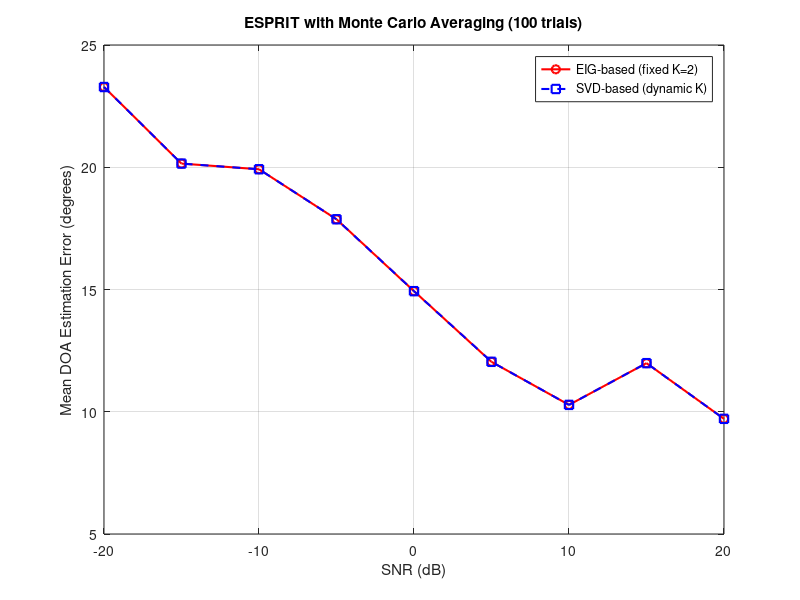
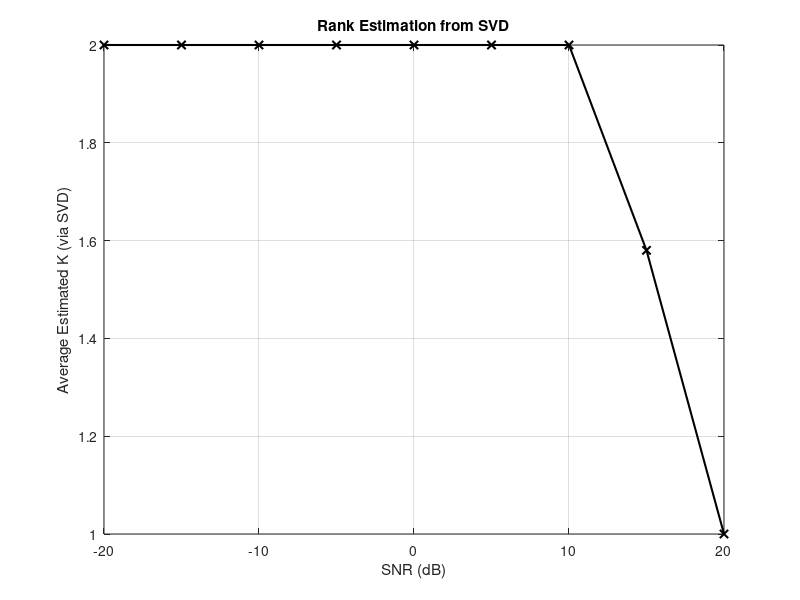

The MATLAB script that drew these images, in order:
clear; clc;

% Parameters
N = 8;                  % Number of sensors
T = 2;                 % Snapshots (small to challenge estimation)
true_angles = [-20 30]; % True DOAs (degrees)
d = 0.5;                % Element spacing
lambda = 1;
k = 2*pi/lambda;
SNR_dB_list = -20:5:20;
num_trials = 100;       % Monte Carlo trials

% Steering vector function
steering_vector = @(theta) exp(1j * k * d * (0:N-1).' * sind(theta));

% Preallocate error arrays
err_eig = zeros(size(SNR_dB_list));
err_svd = zeros(size(SNR_dB_list));
estimated_K_svd = zeros(size(SNR_dB_list));

for i = 1:length(SNR_dB_list)
    SNR_dB = SNR_dB_list(i);
    err_eig_trials = zeros(1, num_trials);
    err_svd_trials = zeros(1, num_trials);
    K_sum = 0;

    for trial = 1:num_trials
        %% === Generate highly correlated sources ===
        base_signal = randn(1, T) + 1j * randn(1, T);
        S = zeros(2, T);
        S(1, :) = base_signal;
        S(2, :) = base_signal + 0.00001 * (randn(1, T) + 1j * randn(1, T));  % Almost identical

        A = [steering_vector(true_angles(1)), steering_vector(true_angles(2))];
        noise = randn(N, T) + 1j * randn(N, T);
        signal_power = mean(abs(S(:)).^2);
        noise_power = signal_power / (10^(SNR_dB/10));
        X = A*S + sqrt(noise_power)*noise;

        %% === SVD-based ESPRIT with dynamic K ===
        [U, S_svd, ~] = svd(X, 'econ');
        sing_vals = diag(S_svd);
        threshold = 0.1 * max(sing_vals);
        K_svd = sum(sing_vals > threshold);
        K_svd = min(K_svd, N-1);
        K_sum = K_sum + K_svd;

        if K_svd < 1
            continue;
        end

        Us = U(:, 1:2);
        Phi_svd = (Us(1:end-1, :) \ Us(2:end, :));
        eigvals_svd = eig(Phi_svd);
        doas_svd = real(asind(angle(eigvals_svd) / (2*pi*d)));
        doas_svd = doas_svd(isfinite(doas_svd));
        if numel(doas_svd) >= 2
            doas_svd = sort(doas_svd(1:2));
            err_svd_trials(trial) = mean(abs(sort(true_angles(:)) - doas_svd(:)));
        end

        %% === EIG-based ESPRIT with fixed K = 2 ===
        Rxx = (X * X') / T;
        [V, D] = eig(Rxx);
        [~, idx] = sort(diag(D), 'descend');
        V = V(:, idx);
        Vs = V(:, 1:2);  % Fixed K = 2

        Phi_eig = (Vs(1:end-1, :) \ Vs(2:end, :));
        eigvals_eig = eig(Phi_eig);
        doas_eig = real(asind(angle(eigvals_eig) / (2*pi*d)));
        doas_eig = doas_eig(isfinite(doas_eig));
        if numel(doas_eig) >= 2
            doas_eig = sort(doas_eig(1:2));
            err_eig_trials(trial) = mean(abs(sort(true_angles(:)) - doas_eig(:)));
        end
    end

    % Average error over trials
    err_eig(i) = mean(err_eig_trials(err_eig_trials > 0));
    err_svd(i) = mean(err_svd_trials(err_svd_trials > 0));
    estimated_K_svd(i) = K_sum / num_trials;  % Mean K estimated via SVD
end

%% === Plot DOA estimation error ===
figure;
plot(SNR_dB_list, err_eig, 'r-o', 'LineWidth', 1.5); hold on;
plot(SNR_dB_list, err_svd, 'b--s', 'LineWidth', 1.5);
xlabel('SNR (dB)');
ylabel('Mean DOA Estimation Error (degrees)');
title(['ESPRIT with Monte Carlo Averaging (' num2str(num_trials) ' trials)']);
legend('EIG-based (fixed K=2)', 'SVD-based (dynamic K)', 'Location', 'northeast');
grid on;

%% === Plot average estimated K from SVD ===
figure;
plot(SNR_dB_list, estimated_K_svd, 'k-x', 'LineWidth', 1.5);
xlabel('SNR (dB)');
ylabel('Average Estimated K (via SVD)');
title('Rank Estimation from SVD');
grid on;
